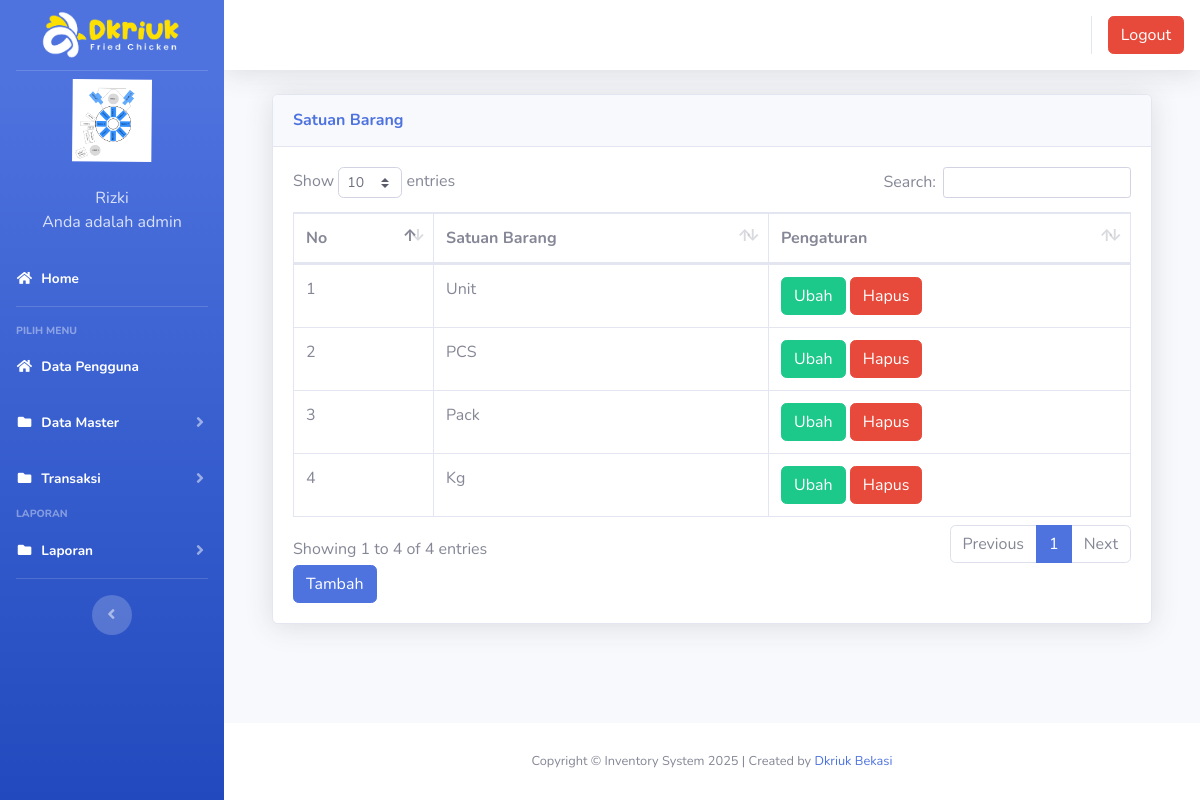
Page /index3.php?page=satuanbarang (signed in) on the committed database.
### tables this page shows
CREATE TABLE IF NOT EXISTS `users` (
  `id` int(11) NOT NULL AUTO_INCREMENT,
  `nik` varchar(10) NOT NULL,
  `nama` varchar(100) NOT NULL,
  `alamat` varchar(200) NOT NULL,
  `telepon` varchar(100) NOT NULL,
  `username` varchar(100) NOT NULL,
  `password` varchar(100) NOT NULL,
  `level` varchar(25) NOT NULL DEFAULT 'member',
  `foto` varchar(255) NOT NULL,
  PRIMARY KEY (`id`)
);

CREATE TABLE IF NOT EXISTS `satuan` (
  `id` int(11) NOT NULL AUTO_INCREMENT,
  `satuan` varchar(10) NOT NULL,
  PRIMARY KEY (`id`)
);

### page/satuanbarang/satuan.php (the view, shortened to what this page needs)
<div class="container-fluid">
  <div class="card shadow mb-4">
    <div class="card-header py-3">
      <h6 class="m-0 font-weight-bold text-primary">Satuan Barang</h6>
    </div>
    <div class="card-body">
      <div class="table-responsive">
        <table class="table table-bordered" id="dataTable" width="100%" cellspacing="0">
        <thead>
                                <tr>
			<th>No</th>
			<th>Satuan Barang</th>
			<th>Pengaturan</th>
                                </tr>
		</thead>
          <tbody>
            <?php
	$no = 1;
	$sql = $koneksi->query("select * from satuan");
	while ($data = $sql->fetch_assoc()) {
	?>
                                <tr>
                                    <td><?php echo $no++; ?></td>
			<td><?php echo $data['satuan'] ?></td>
			<td>
			<a href="?page=satuanbarang&aksi=ubahsatuan&id=<?php echo $data['id'] ?>" class="btn btn-success" >Ubah</a>
			<a onclick="return confirm('Apakah anda yakin akan menghapus data ini?')" href="?page=satuanbarang&aksi=hapussatuan&id=<?php echo $data['id'] ?>" class="btn btn-danger" >Hapus</a>
			</td>
                                </tr>
	<?php }?>
		   </tbody>
                        </table>
<a href="?page=satuanbarang&aksi=tambahsatuan" class="btn btn-primary" >Tambah</a>
      </div>
    </div>
  </div>
</div>

### index3.php (shortened to what this page needs)
<?php
	$koneksi = new mysqli("localhost","pora5278_fahmi","Au1b839@@","pora5278_inventrizki");
	?>
<!DOCTYPE html>
<html lang="en">
<head>
  <link href="vendor/fontawesome-free/css/all.min.css" rel="stylesheet" type="text/css">
  <link href="css/sb-admin-2.min.css" rel="stylesheet">
  <link href="vendor/datatables/dataTables.bootstrap4.min.css" rel="stylesheet">
</head>
<body id="page-top">
  <div id="wrapper">
    <ul class="navbar-nav bg-gradient-primary sidebar sidebar-dark accordion" id="accordionSidebar">
      <a class="sidebar-brand d-flex align-items-center justify-content-center" href="index3.php">
        <div class="sidebar-brand-text mx-2">
          <img src="img/logodkriuk.png" alt="Logo Image" width="150px"/>
        </div>
      </a>
 <?php
   if ($_SESSION['admin']) {
	   $user = $_SESSION['admin'];
   }
   $sql =$koneksi->query("select * from users where id='$user'");
   $data = $sql->fetch_assoc();
   ?>
    <li class="d-flex align-items-center justify-content-center">
        <a class="nav-link">
		 <img src="img/<?php echo $data['foto']?>" class="img-circle" width="80" alt="User"/></a>
	  </li>
		 <li class="nav-item ">
        <a class="nav-link">
         	<div class="d-flex align-items-center justify-content-center" class="name">  <?php echo  $data['nama'];?></div></font>
			<div class="d-flex align-items-center justify-content-center" class="email">Anda adalah <?php echo $data['level'];?></div>
		 </a>
      </li>
      <li class="nav-item active">
        <a class="nav-link" href="?page=home3">
          <i class="fas fa-fw fa-home"></i>
          <span>Home</span></a>
      </li>
      <hr class="sidebar-divider">
      <div class="sidebar-heading">
        Pilih Menu
      </div>
	    <li class="nav-item active">
        <a class="nav-link" href="?page=pengguna">
          <i class="fas fa-fw fa-home"></i>
          <span>Data Pengguna</span></a>
      </li>
	   <li class="nav-item active">
        <a class="nav-link collapsed" href="#" data-toggle="collapse" data-target="#collapseData" aria-expanded="true" aria-controls="collapseData">
          <i class="fas fa-fw fa-folder"></i>
          <span>Data Master</span>
        </a>
      </li>
	    <li class="nav-item active">
        <a class="nav-link collapsed" href="#" data-toggle="collapse" data-target="#collapsePages" aria-expanded="true" aria-controls="collapsePages">
          <i class="fas fa-fw fa-folder"></i>
          <span>Transaksi</span>
        </a>
      </li>
      <div class="sidebar-heading">
        Laporan
      </div>
	     <li class="nav-item active">
        <a class="nav-link collapsed" href="#" data-toggle="collapse" data-target="#collapseLaporan" aria-expanded="true" aria-controls="collapseLaporan">
          <i class="fas fa-fw fa-folder"></i>
          <span>Laporan</span>
        </a>
      </li>
      <hr class="sidebar-divider d-none d-md-block">
      <div class="text-center d-none d-md-inline">
        <button class="rounded-circle border-0" id="sidebarToggle"></button>
      </div>
    </ul>
    <div id="content-wrapper" class="d-flex flex-column">
      <div id="content">
        <nav class="navbar navbar-expand navbar-light bg-white topbar mb-4 static-top shadow">
          <ul class="navbar-nav ml-auto">
            <li class="nav-item dropdown no-arrow">
			 <div class="top-menu">
        <ul class="nav pull-right top-menu">
           <li><a onclick="return confirm('Apakah anda yakin akan logout?')" class="btn btn-danger" class="logout" href="logout.php">Logout</a></li>
        </ul>
      </div>
            </li>
          </ul>
        </nav>
        <div class="container-fluid">
		 <section class="content">
		      <?php
			   $page = $_GET['page'];
			   $aksi = $_GET['aksi'];
			     if ($page == "satuanbarang") {
				   if ($aksi == "") {
					   include "page/satuanbarang/satuan.php";
				   }
			   }
			   ?>
    </section>
</div>
    </div>
      <footer class="sticky-footer bg-white" style="">
        <div class="container my-auto">
          <div class="copyright text-center my-auto">
            <span>Copyright  &copy; Inventory System 2025 | Created by <a href='https://dkriuk.com/' title='Drkiuk' target='_blank'>Dkriuk Bekasi</a>
            </span>
          </div>
        </div>
      </footer>
  </div>
  </div>
</body>
</html>

### rows in the picture
users: foto (picture), nama "Rizki", level "admin"
satuan: satuan "Unit"
satuan: satuan "PCS"
satuan: satuan "Pack"
satuan: satuan "Kg"
